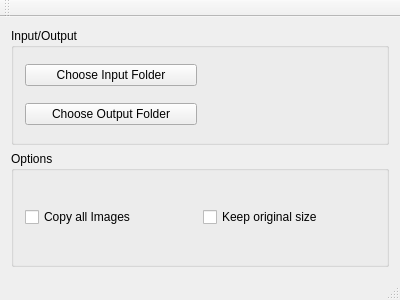
<?xml version="1.0" encoding="UTF-8"?>
<ui version="4.0">
 <class>MainWindow</class>
 <widget class="QMainWindow" name="MainWindow">
  <property name="geometry">
   <rect>
    <x>0</x>
    <y>0</y>
    <width>400</width>
    <height>300</height>
   </rect>
  </property>
  <property name="windowTitle">
   <string>MainWindow</string>
  </property>
  <widget class="QWidget" name="centralWidget">
   <layout class="QGridLayout" name="gridLayout_2">
    <item row="1" column="0">
     <widget class="QGroupBox" name="options_box">
      <property name="title">
       <string>Options</string>
      </property>
      <layout class="QGridLayout" name="gridLayout_3">
       <item row="2" column="0">
        <layout class="QHBoxLayout" name="main_options">
         <item>
          <layout class="QVBoxLayout" name="verticalLayout">
           <item>
            <widget class="QCheckBox" name="copy_images_chkbox">
             <property name="text">
              <string>Copy all Images</string>
             </property>
            </widget>
           </item>
          </layout>
         </item>
         <item>
          <widget class="QCheckBox" name="original_size_chkbox">
           <property name="text">
            <string>Keep original size</string>
           </property>
          </widget>
         </item>
        </layout>
       </item>
      </layout>
     </widget>
    </item>
    <item row="0" column="0">
     <widget class="QGroupBox" name="IO_box">
      <property name="title">
       <string>Input/Output</string>
      </property>
      <layout class="QGridLayout" name="gridLayout">
       <item row="1" column="0">
        <layout class="QVBoxLayout" name="main_IO">
         <item>
          <layout class="QHBoxLayout" name="input_folder">
           <item>
            <widget class="QPushButton" name="image_input_folder_button">
             <property name="text">
              <string>Choose Input Folder</string>
             </property>
            </widget>
           </item>
           <item>
            <widget class="QLabel" name="image_input_folder_label">
             <property name="text">
              <string/>
             </property>
            </widget>
           </item>
          </layout>
         </item>
         <item>
          <layout class="QHBoxLayout" name="output_folder">
           <item>
            <widget class="QPushButton" name="image_output_folder_button">
             <property name="text">
              <string>Choose Output Folder</string>
             </property>
            </widget>
           </item>
           <item>
            <widget class="QLabel" name="image_output_folder_label">
             <property name="text">
              <string/>
             </property>
            </widget>
           </item>
          </layout>
         </item>
        </layout>
       </item>
      </layout>
     </widget>
    </item>
   </layout>
  </widget>
  <widget class="QMenuBar" name="menuBar">
   <property name="geometry">
    <rect>
     <x>0</x>
     <y>0</y>
     <width>400</width>
     <height>22</height>
    </rect>
   </property>
  </widget>
  <widget class="QToolBar" name="mainToolBar">
   <attribute name="toolBarArea">
    <enum>TopToolBarArea</enum>
   </attribute>
   <attribute name="toolBarBreak">
    <bool>false</bool>
   </attribute>
  </widget>
  <widget class="QStatusBar" name="statusBar"/>
 </widget>
 <layoutdefault spacing="6" margin="11"/>
 <resources/>
 <connections/>
</ui>
